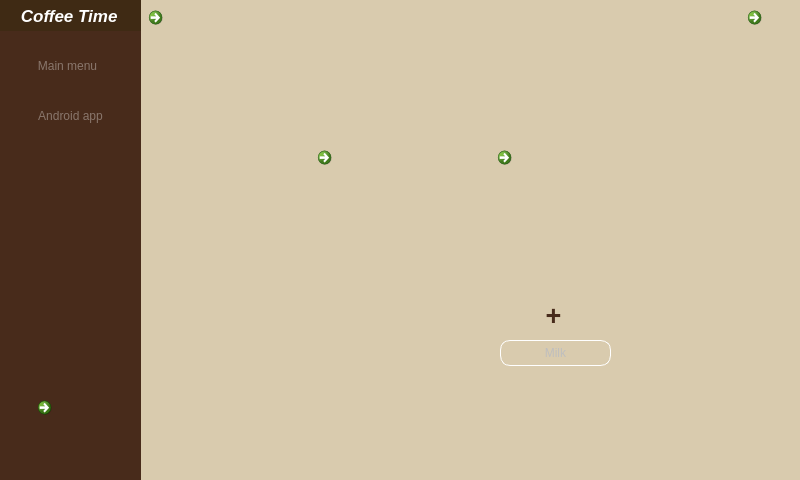
<?xml version="1.0" encoding="UTF-8"?>
<ui version="4.0">
 <class>MainWindow</class>
 <widget class="QMainWindow" name="MainWindow">
  <property name="enabled">
   <bool>true</bool>
  </property>
  <property name="geometry">
   <rect>
    <x>0</x>
    <y>0</y>
    <width>800</width>
    <height>480</height>
   </rect>
  </property>
  <property name="cursor">
   <cursorShape>ArrowCursor</cursorShape>
  </property>
  <property name="windowTitle">
   <string>MainWindow</string>
  </property>
  <property name="styleSheet">
   <string notr="true">background : rgb(217, 203, 174);
border: none;</string>
  </property>
  <widget class="QWidget" name="centralwidget">
   <widget class="QWidget" name="menu" native="true">
    <property name="geometry">
     <rect>
      <x>0</x>
      <y>0</y>
      <width>141</width>
      <height>491</height>
     </rect>
    </property>
    <property name="styleSheet">
     <string notr="true">background:rgb(72, 43, 27)</string>
    </property>
    <widget class="QLineEdit" name="lineEdit_2">
     <property name="geometry">
      <rect>
       <x>0</x>
       <y>0</y>
       <width>141</width>
       <height>31</height>
      </rect>
     </property>
     <property name="font">
      <font>
       <pointsize>13</pointsize>
       <weight>75</weight>
       <italic>true</italic>
       <bold>true</bold>
       <underline>false</underline>
      </font>
     </property>
     <property name="styleSheet">
      <string notr="true">color : white;
background-color : #3f2a14</string>
     </property>
     <property name="text">
      <string>    Coffee Time</string>
     </property>
     <property name="readOnly">
      <bool>true</bool>
     </property>
    </widget>
    <widget class="QCommandLinkButton" name="commandLinkButton_2">
     <property name="geometry">
      <rect>
       <x>30</x>
       <y>390</y>
       <width>81</width>
       <height>91</height>
      </rect>
     </property>
     <property name="focusPolicy">
      <enum>Qt::NoFocus</enum>
     </property>
     <property name="contextMenuPolicy">
      <enum>Qt::NoContextMenu</enum>
     </property>
     <property name="styleSheet">
      <string notr="true">:hover { background-color : rgb(0,0,0,0)}</string>
     </property>
     <property name="text">
      <string/>
     </property>
     <property name="icon">
      <iconset>
       <normaloff>../res/coffee.png</normaloff>../res/coffee.png</iconset>
     </property>
     <property name="iconSize">
      <size>
       <width>80</width>
       <height>80</height>
      </size>
     </property>
    </widget>
    <widget class="QPushButton" name="pushButton_2">
     <property name="geometry">
      <rect>
       <x>-3</x>
       <y>50</y>
       <width>141</width>
       <height>31</height>
      </rect>
     </property>
     <property name="focusPolicy">
      <enum>Qt::NoFocus</enum>
     </property>
     <property name="contextMenuPolicy">
      <enum>Qt::NoContextMenu</enum>
     </property>
     <property name="styleSheet">
      <string notr="true">color : rgba(255,255,255,90);</string>
     </property>
     <property name="text">
      <string>Main menu</string>
     </property>
     <property name="icon">
      <iconset>
       <normaloff>../res/homeIcon.png</normaloff>../res/homeIcon.png</iconset>
     </property>
     <property name="iconSize">
      <size>
       <width>15</width>
       <height>15</height>
      </size>
     </property>
    </widget>
    <widget class="QPushButton" name="pushButton_3">
     <property name="geometry">
      <rect>
       <x>0</x>
       <y>100</y>
       <width>141</width>
       <height>31</height>
      </rect>
     </property>
     <property name="focusPolicy">
      <enum>Qt::NoFocus</enum>
     </property>
     <property name="contextMenuPolicy">
      <enum>Qt::NoContextMenu</enum>
     </property>
     <property name="styleSheet">
      <string notr="true">color : rgba(255,255,255,90);</string>
     </property>
     <property name="text">
      <string>Android app</string>
     </property>
     <property name="icon">
      <iconset>
       <normaloff>../res/androidIcon.png</normaloff>../res/androidIcon.png</iconset>
     </property>
     <property name="iconSize">
      <size>
       <width>15</width>
       <height>15</height>
      </size>
     </property>
    </widget>
   </widget>
   <widget class="QCommandLinkButton" name="menuButton">
    <property name="geometry">
     <rect>
      <x>141</x>
      <y>0</y>
      <width>41</width>
      <height>41</height>
     </rect>
    </property>
    <property name="focusPolicy">
     <enum>Qt::NoFocus</enum>
    </property>
    <property name="styleSheet">
     <string notr="true">:hover { background-color : rgb(0,0,0,0)}</string>
    </property>
    <property name="text">
     <string/>
    </property>
    <property name="icon">
     <iconset>
      <normaloff>../res/menuIcon.png</normaloff>../res/menuIcon.png</iconset>
    </property>
   </widget>
   <widget class="QCommandLinkButton" name="coffeeOrder">
    <property name="geometry">
     <rect>
      <x>490</x>
      <y>140</y>
      <width>125</width>
      <height>167</height>
     </rect>
    </property>
    <property name="focusPolicy">
     <enum>Qt::NoFocus</enum>
    </property>
    <property name="contextMenuPolicy">
     <enum>Qt::NoContextMenu</enum>
    </property>
    <property name="styleSheet">
     <string notr="true">:hover { background-color : rgb(0,0,0,0)}</string>
    </property>
    <property name="text">
     <string/>
    </property>
    <property name="icon">
     <iconset>
      <normaloff>../res/coffeeNotSelected.png</normaloff>
      <normalon>../res/coffeeSelected.png</normalon>
      <selectedoff>../res/coffeeSelected.png</selectedoff>
      <selectedon>../res/coffeeSelected.png</selectedon>../res/coffeeNotSelected.png</iconset>
    </property>
    <property name="iconSize">
     <size>
      <width>110</width>
      <height>150</height>
     </size>
    </property>
   </widget>
   <widget class="QCommandLinkButton" name="waterOrder">
    <property name="geometry">
     <rect>
      <x>310</x>
      <y>140</y>
      <width>125</width>
      <height>167</height>
     </rect>
    </property>
    <property name="focusPolicy">
     <enum>Qt::NoFocus</enum>
    </property>
    <property name="contextMenuPolicy">
     <enum>Qt::NoContextMenu</enum>
    </property>
    <property name="styleSheet">
     <string notr="true">:hover { background-color : rgb(0,0,0,0)}</string>
    </property>
    <property name="text">
     <string/>
    </property>
    <property name="icon">
     <iconset>
      <normaloff>../res/waterNotSelected.png</normaloff>../res/waterNotSelected.png</iconset>
    </property>
    <property name="iconSize">
     <size>
      <width>110</width>
      <height>150</height>
     </size>
    </property>
   </widget>
   <widget class="QPushButton" name="addMilk">
    <property name="enabled">
     <bool>false</bool>
    </property>
    <property name="geometry">
     <rect>
      <x>500</x>
      <y>340</y>
      <width>111</width>
      <height>26</height>
     </rect>
    </property>
    <property name="focusPolicy">
     <enum>Qt::NoFocus</enum>
    </property>
    <property name="contextMenuPolicy">
     <enum>Qt::NoContextMenu</enum>
    </property>
    <property name="styleSheet">
     <string notr="true">border: 1px solid white;
background: rgb();
border-radius: 10px;
</string>
    </property>
    <property name="text">
     <string>Milk</string>
    </property>
    <property name="checkable">
     <bool>false</bool>
    </property>
   </widget>
   <widget class="QLineEdit" name="lineEdit">
    <property name="geometry">
     <rect>
      <x>535</x>
      <y>300</y>
      <width>31</width>
      <height>31</height>
     </rect>
    </property>
    <property name="font">
     <font>
      <pointsize>20</pointsize>
      <weight>75</weight>
      <bold>true</bold>
     </font>
    </property>
    <property name="focusPolicy">
     <enum>Qt::NoFocus</enum>
    </property>
    <property name="contextMenuPolicy">
     <enum>Qt::NoContextMenu</enum>
    </property>
    <property name="styleSheet">
     <string notr="true">color : rgb(72, 43, 27);
border : none;
</string>
    </property>
    <property name="text">
     <string> +</string>
    </property>
    <property name="alignment">
     <set>Qt::AlignCenter</set>
    </property>
    <property name="readOnly">
     <bool>true</bool>
    </property>
   </widget>
   <widget class="QPushButton" name="pushButton">
    <property name="geometry">
     <rect>
      <x>310</x>
      <y>420</y>
      <width>316</width>
      <height>60</height>
     </rect>
    </property>
    <property name="focusPolicy">
     <enum>Qt::NoFocus</enum>
    </property>
    <property name="contextMenuPolicy">
     <enum>Qt::NoContextMenu</enum>
    </property>
    <property name="styleSheet">
     <string notr="true">:hover { background-color : rgb(217, 203, 174)}
</string>
    </property>
    <property name="text">
     <string/>
    </property>
    <property name="icon">
     <iconset>
      <normaloff>../res/orderBar.png</normaloff>../res/orderBar.png</iconset>
    </property>
    <property name="iconSize">
     <size>
      <width>316</width>
      <height>60</height>
     </size>
    </property>
   </widget>
   <widget class="QCommandLinkButton" name="commandLinkButton">
    <property name="geometry">
     <rect>
      <x>740</x>
      <y>0</y>
      <width>41</width>
      <height>41</height>
     </rect>
    </property>
    <property name="sizePolicy">
     <sizepolicy hsizetype="Preferred" vsizetype="Preferred">
      <horstretch>0</horstretch>
      <verstretch>0</verstretch>
     </sizepolicy>
    </property>
    <property name="focusPolicy">
     <enum>Qt::NoFocus</enum>
    </property>
    <property name="contextMenuPolicy">
     <enum>Qt::NoContextMenu</enum>
    </property>
    <property name="text">
     <string/>
    </property>
    <property name="icon">
     <iconset>
      <normaloff>../res/settingsButton.png</normaloff>../res/settingsButton.png</iconset>
    </property>
    <property name="iconSize">
     <size>
      <width>30</width>
      <height>30</height>
     </size>
    </property>
   </widget>
  </widget>
 </widget>
 <resources/>
 <connections/>
</ui>
